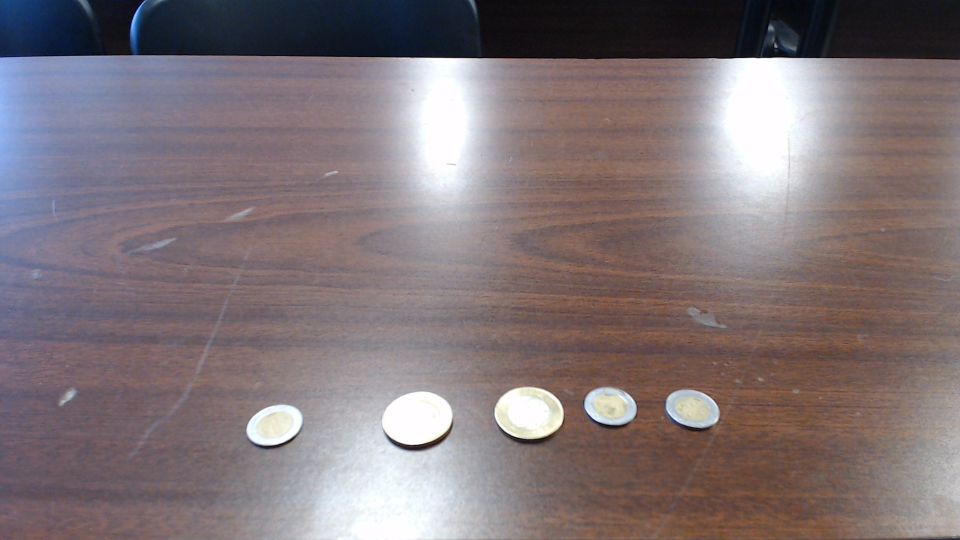
#> input picture 189304/18oct/image.jpeg, 1920 x 1080 px, given in place of the camera (shown at 1/2 size)
$ python 18oct.py
#> lines starting #> are read from the running program, lines starting #| are printed output that depends on the picture; after the words box and inside, x2 and y2 are one past the last pixel; in counts of white or black regions, pixels touching at a corner belong together
import os, cv2
# os.environ["OPENCV_VIDEOIO_MSMF_ENABLE_HW_TRANSFORMS"] = "0"
import numpy as np

cap = cv2.VideoCapture(0)
# cap =  cv2.VideoCapture(0, cv2.CAP_MSMF)

cwd = os.path.dirname(os.path.abspath(__file__))
os.chdir(cwd)
is_first = True

while cap.isOpened():
    count = 0
    coins_count = 0
    _, image = cap.read()
#> image is the input picture: shape (1080, 1920, 3); mean B, G, R 119.5, 116.1, 128.1
    original = image.copy()

    # image = cv2.imread("image.jpeg")
    # original = cv2.imread("image.jpeg")
    # image = frame[frame.shape[0]//2:frame.shape[0],0:frame.shape[1]]
    gray = cv2.cvtColor(image, cv2.COLOR_BGR2GRAY)
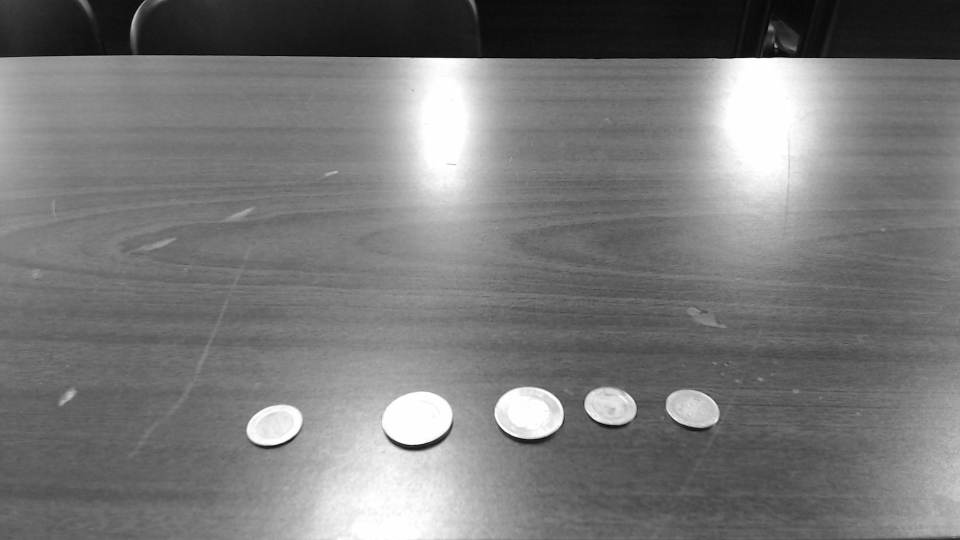
#> gray: shape (1080, 1920) (shown at 1/2 size); min 0, max 255, mean 120.1
    # blurred = cv2.GaussianBlur(gray, (15, 15), 3)

    edges = cv2.Canny(gray, 160, 160)
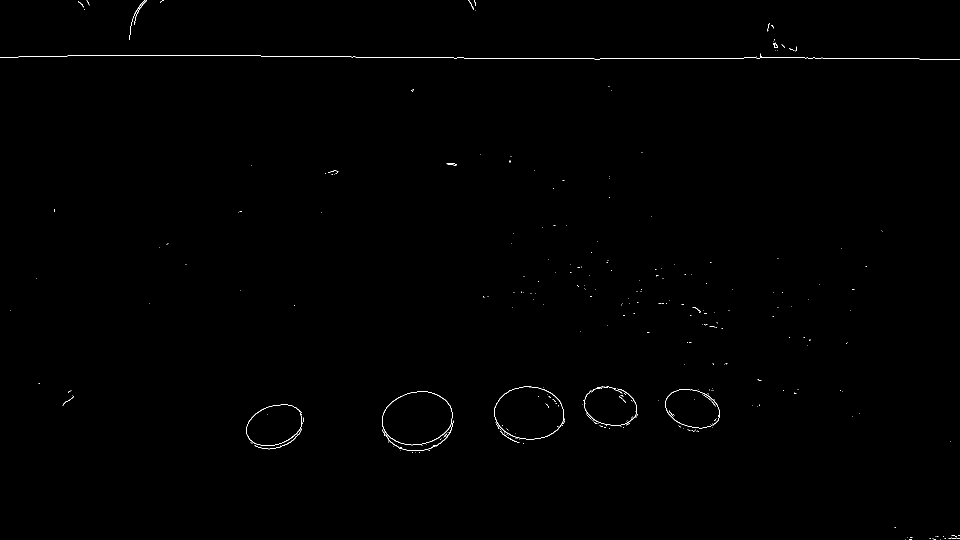
#> edges: shape (1080, 1920) (shown at 1/2 size); 0.27% white in thin lines or dots
    kernel = np.ones((6, 6), np.uint8)
    dilated = cv2.dilate(edges, kernel, iterations=1)
#> dilated: shape (1080, 1920); 1.9% white; 148 white regions, largest, box (x1, y1, x2, y2) and area: (0, 105, 1920, 123) 11898, (762, 780, 910, 909) 4436, (986, 770, 1133, 888) 3801
    cv2.imshow("Dilated", dilated)


    _, binary = cv2.threshold(dilated, 140, 255, cv2.THRESH_BINARY_INV)
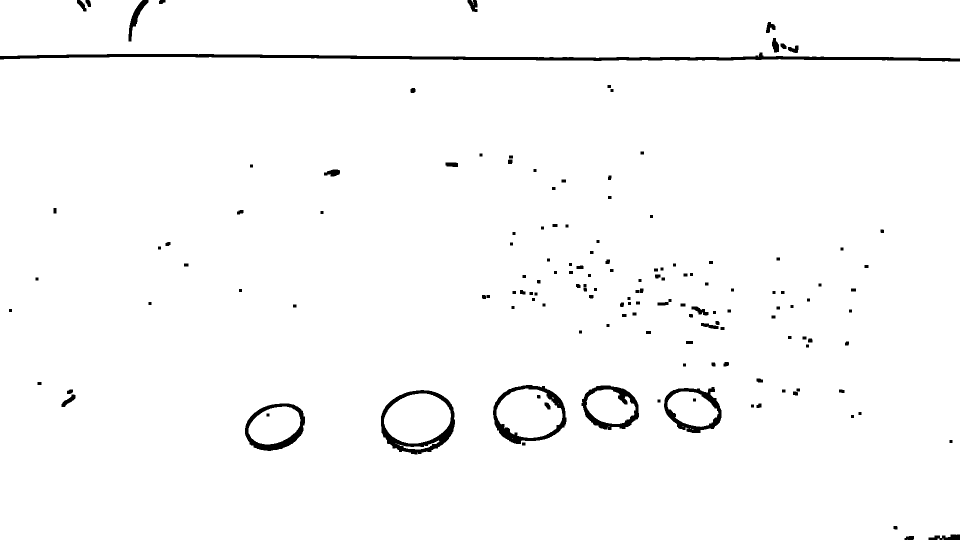
#> binary: shape (1080, 1920) (shown at 1/2 size); 98.1% white; 148 black regions
    cv2.imshow("Binary", binary)

    countours, _ = cv2.findContours(binary, cv2.RETR_LIST, cv2.CHAIN_APPROX_SIMPLE)
#> countours = 163 contours, 14 with area under 20; largest, box (x1, y1, x2, y2) and area: (0, 114, 1920, 1080) 1842701, (0, 0, 1920, 117) 211633, (761, 779, 911, 910) 15212, (985, 769, 1134, 889) 13626, (768, 787, 902, 887) 10070
    # [7 lines of commented-out code are left out]


    for c in countours:
        area = cv2.contourArea(c)
        if area < 100000 and area > 3000:
            print(f"Area: {area}")
            cv2.drawContours(image, [c], -1, (0, 0, 255), 2)
            if area > 7000:
                count += 10
                coins_count += 1
            if area > 3000 and area < 5000:
                coins_count += 1
                count += 1
#> this loop made 163 passes
#> (area, count) on passes 22, 29, 31, 32, 35, 38, 39, 40, 41: (9022.5, 10), (10070, 20), (4897.5, 21), (15212.5, 31), (4644.5, 32), (9432.5, 42), (8195.5, 52), (8012, 62), (13625.5, 72)
#> area on passes 4, 7, 8, 9, 15, 16: 66, 54, 237, 47, 47, 47
#| Area: 5738.5
#| Area: 9022.5
#| Area: 10070.0
#| Area: 4897.5
#| Area: 15212.5
#| Area: 4644.5
#| Area: 9432.5
#| Area: 8195.5
#> (further printed lines are left out)
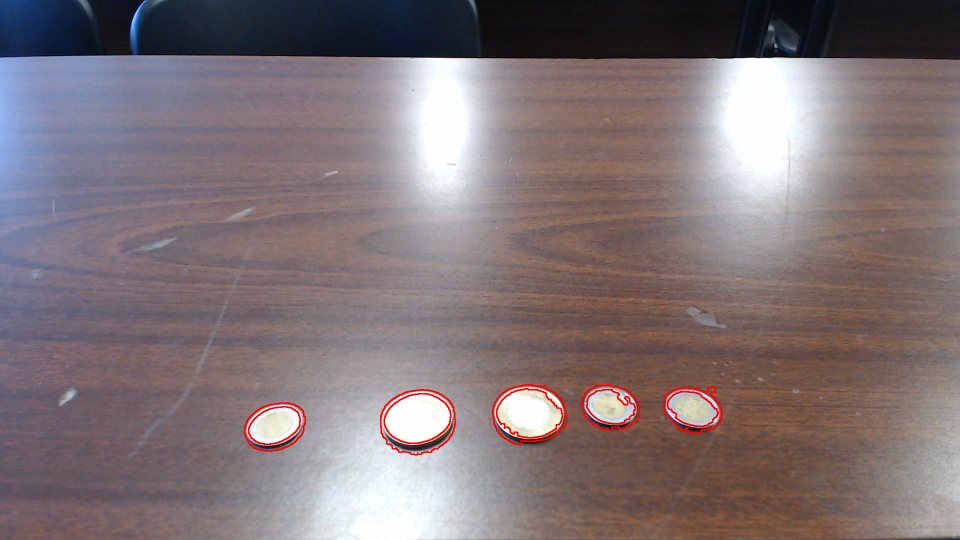
#> image: shape (1080, 1920, 3) (shown at 1/2 size); 0.59% of pixels changed, all inside (x1, y1, x2, y2) = (488, 768, 1445, 911)
#> after the loop, coins_count = 9; count = 72

    cv2.putText(image, f"monedas: {coins_count}", (200, 350), cv2.FONT_ITALIC, 4, (0, 0, 255), 10)
    cv2.putText(image, f"dinero: {count}", (200, 550), cv2.FONT_ITALIC, 4, (0, 0, 255), 10)
    cv2.putText(image, f"189304", (20, 50), cv2.FONT_ITALIC, 2, (0, 0, 255), 2)
    cv2.putText(image, f"189521", (20, 100), cv2.FONT_ITALIC, 2, (0, 0, 255), 2)
    cv2.putText(image, f"189304", (20, 150), cv2.FONT_ITALIC, 2, (0, 0, 255), 2)
    cv2.putText(image, f"189506", (20, 200), cv2.FONT_ITALIC, 2, (0, 0, 255), 2)

    print(f"Total coins: {count}")
#| Total coins: 72
    cv2.imshow("Original", image)

    if cv2.waitKey(1) & 0xFF == ord("q"):
#> (key q is pressed here)
        break

binary = cv2.cvtColor(binary, cv2.COLOR_GRAY2BGR)
gray = cv2.cvtColor(gray, cv2.COLOR_GRAY2BGR)
#> gray: shape (1080, 1920, 3)
first_column = np.concatenate((original, binary), axis=0)
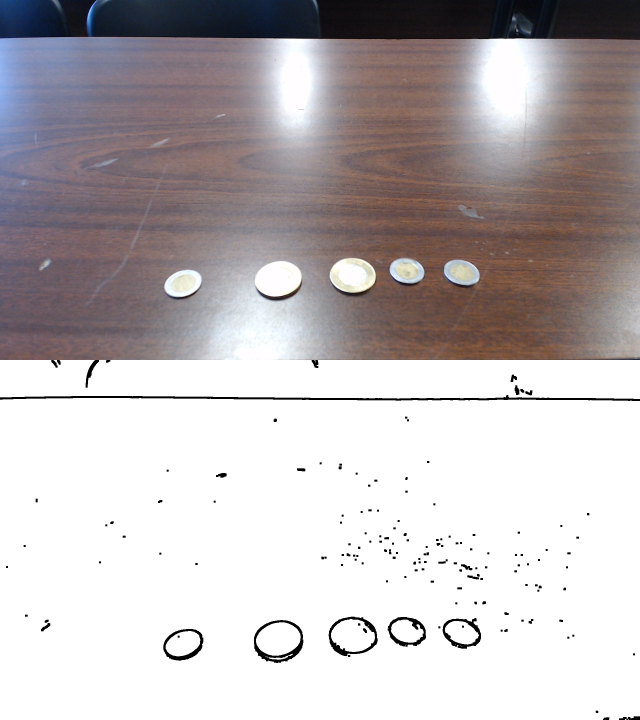
#> first_column: shape (2160, 1920, 3) (shown at 1/3 size); mean B, G, R 184.8, 183.1, 189.1
second_column = np.concatenate((gray, image), axis=0)
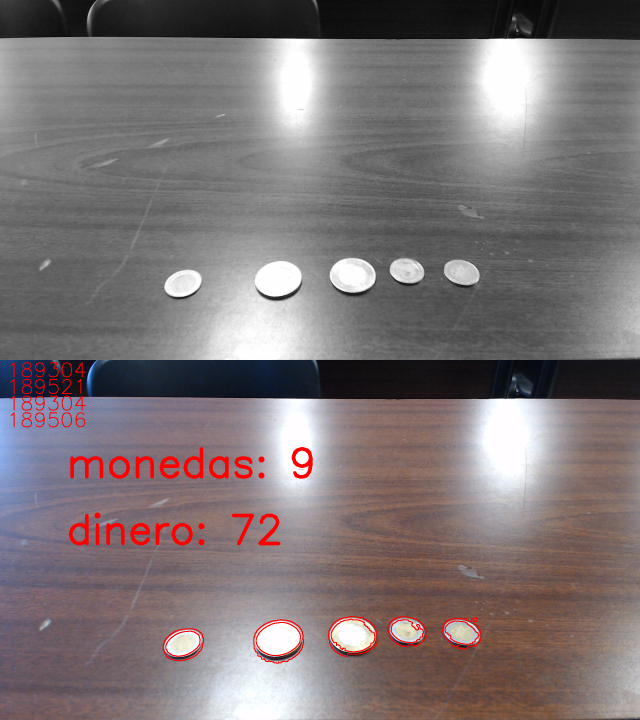
#> second_column: shape (2160, 1920, 3) (shown at 1/3 size); mean B, G, R 118, 116.5, 125.6
final_image = np.concatenate((first_column, second_column), axis=1)
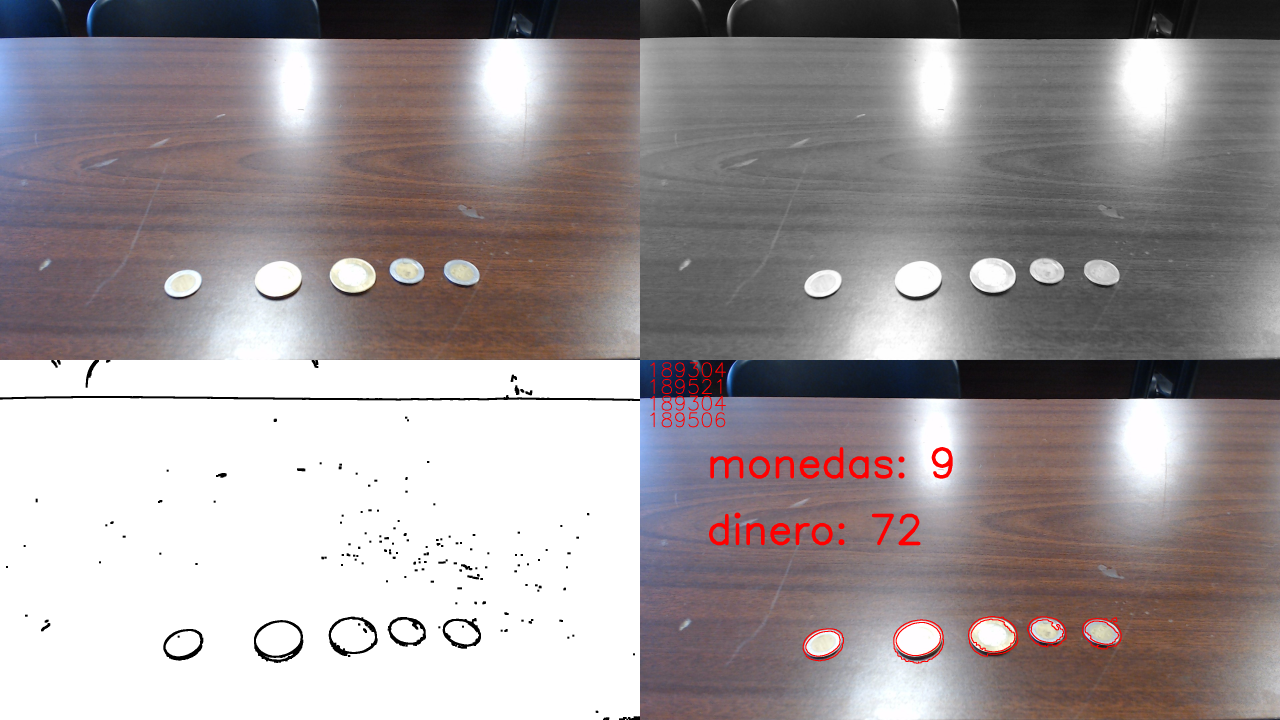
#> final_image: shape (2160, 3840, 3) (shown at 1/3 size); mean B, G, R 151.4, 149.8, 157.3
cv2.imwrite("coins.png", final_image)

cap.release()
cv2.destroyAllWindows()
